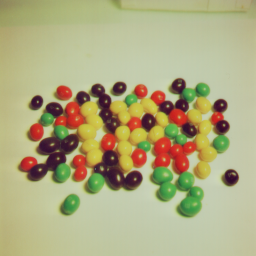
#> input picture DIP/DIP_Lab_406/images/4.1.08.tiff, 256 x 256 px, found by its file name
$ python lab_exp_05_SINGLE_THRESH_rgb.py
#> lines starting #> are read from the running program, lines starting #| are printed output that depends on the picture; after the words box and inside, x2 and y2 are one past the last pixel; in counts of white or black regions, pixels touching at a corner belong together
import matplotlib.pyplot as plt
from skimage import io, exposure
import numpy as np

# Load RGB image
image_path = '/Users/abdullahnazmus-sakib/Desktop/4_1_All_Resource/DIP/DIP_Lab_406/images/4.1.08.tiff'
rgb_image = io.imread(image_path)
#> rgb_image is the input picture: shape (256, 256, 3); mean R, G, B 174.9, 170.9, 128.3

# Ensure image is in float format
rgb_image = rgb_image.astype(float)

# Set threshold value
threshold_value = 50

# Normalize if needed
if np.max(rgb_image) > 255:
    rgb_image = rgb_image / np.max(rgb_image)
    threshold_value = threshold_value / 255.0

# Apply threshold to each channel
binary_mask_r = rgb_image[:, :, 0] < threshold_value
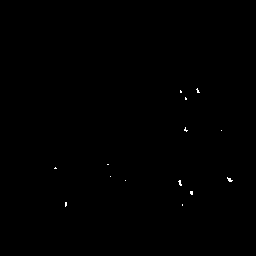
#> binary_mask_r: shape (256, 256) bool; 0.14% white in thin lines or dots, all inside (x1, y1, x2, y2) = (54, 88, 233, 207)
binary_mask_g = rgb_image[:, :, 1] < threshold_value
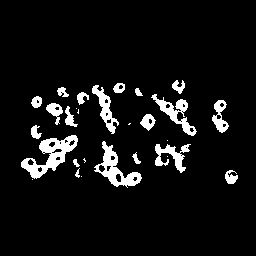
#> binary_mask_g: shape (256, 256) bool; 7.1% white; 28 white regions (8 under 20 px), largest, box (x1, y1, x2, y2) and area: (21, 135, 78, 179) 951, (94, 141, 142, 188) 738, (151, 94, 197, 136) 544
binary_mask_b = rgb_image[:, :, 2] < threshold_value
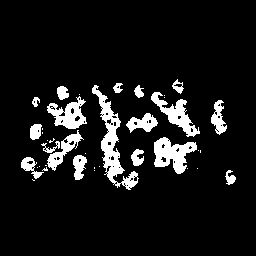
#> binary_mask_b: shape (256, 256) bool; 9.1% white; 38 white regions (20 under 20 px), largest, box (x1, y1, x2, y2) and area: (92, 85, 139, 190) 1281, (154, 137, 197, 174) 877, (151, 92, 200, 137) 719

# Combine masks (logical OR: highlight if any channel is below threshold)
combined_mask = binary_mask_r | binary_mask_g | binary_mask_b
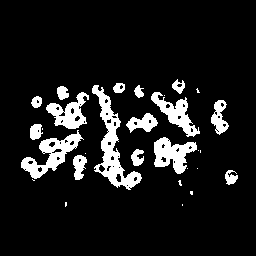
#> combined_mask: shape (256, 256) bool; 10.5% white; 29 white regions (13 under 20 px), largest, box (x1, y1, x2, y2) and area: (92, 85, 142, 190) 1527, (21, 130, 84, 179) 1046, (154, 137, 197, 174) 878

# Rescale for display
thresholded_image = exposure.rescale_intensity(combined_mask.astype(float), out_range=(0.0, 1.0))

# Plot original and thresholded images
fig, axes = plt.subplots(1, 2, figsize=(10, 5))
axes[0].imshow(rgb_image / np.max(rgb_image))  # Normalize for display
axes[0].set_title('Original RGB Image')
axes[0].axis('off')

axes[1].imshow(thresholded_image, cmap='gray')
axes[1].set_title('Thresholded RGB Image')
axes[1].axis('off')

plt.tight_layout()
plt.show()
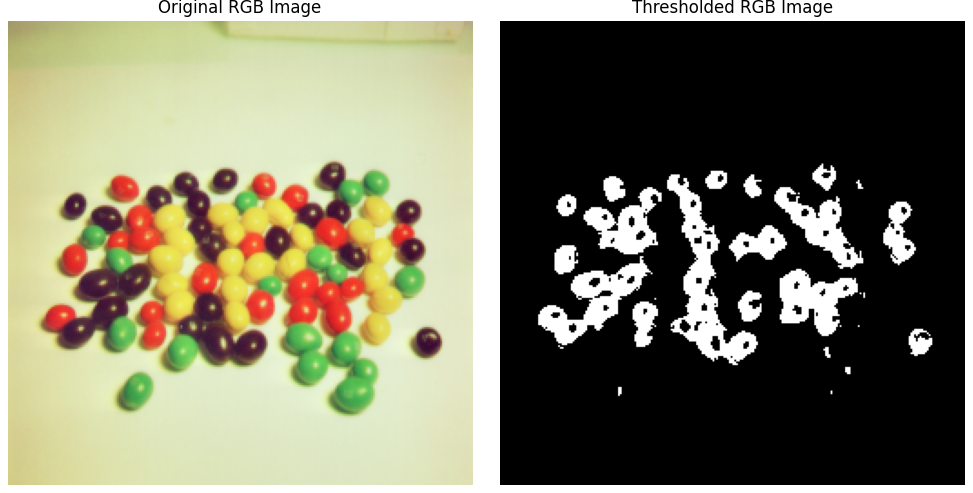
#> figure drawn by matplotlib, 2 panels

$ run again, with DIP/DIP_Lab_406/images/4.1.03.tiff copied over DIP/DIP_Lab_406/images/4.1.08.tiff
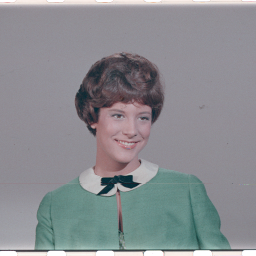
#> input picture DIP/DIP_Lab_406/images/4.1.03.tiff, 256 x 256 px, found by its file name
#> rgb_image is the input picture: shape (256, 256, 3); mean R, G, B 137.6, 140, 144
#> `binary_mask_r = rgb_image[:, :, 0] < threshold_value`:
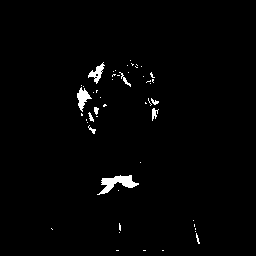
#> binary_mask_r: shape (256, 256) bool; 1.5% white; 51 white regions (41 under 20 px), largest, box (x1, y1, x2, y2) and area: (97, 175, 139, 195) 355, (77, 87, 92, 112) 173, (88, 62, 105, 84) 142
#> binary_mask_g: shape (256, 256) bool; 1.2% white; 43 white regions (35 under 20 px), largest, box (x1, y1, x2, y2) and area: (77, 87, 92, 110) 146, (115, 176, 139, 188) 146, (89, 62, 104, 84) 116
#> binary_mask_b: shape (256, 256) bool; 0.11% white in thin lines or dots, all inside (x1, y1, x2, y2) = (81, 92, 139, 230)
#> combined_mask: shape (256, 256) bool; 1.7% white; 53 white regions (43 under 20 px), largest, box (x1, y1, x2, y2) and area: (97, 175, 139, 195) 355, (77, 87, 92, 112) 177, (88, 62, 105, 84) 143
#> `plt.show()`:
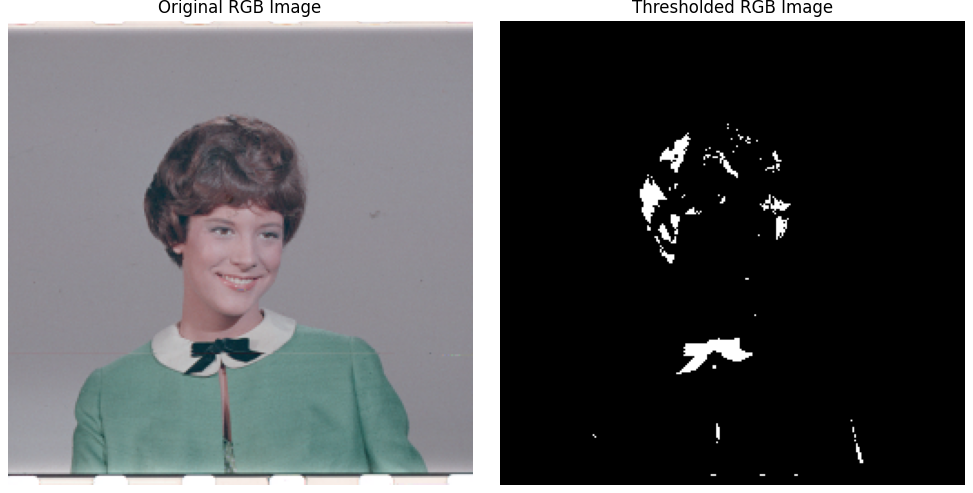
#> figure drawn by matplotlib, 2 panels
